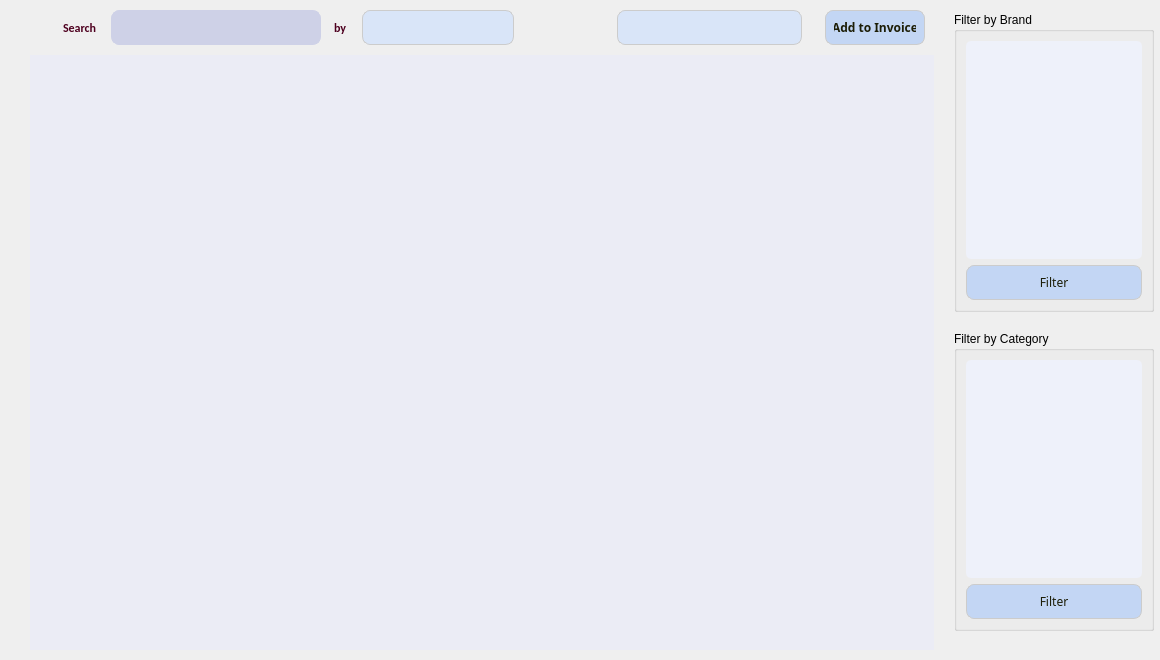
<?xml version="1.0" encoding="UTF-8"?>
<ui version="4.0">
 <class>purchase_widget</class>
 <widget class="QWidget" name="purchase_widget">
  <property name="geometry">
   <rect>
    <x>0</x>
    <y>0</y>
    <width>1160</width>
    <height>660</height>
   </rect>
  </property>
  <property name="sizePolicy">
   <sizepolicy hsizetype="Fixed" vsizetype="Fixed">
    <horstretch>0</horstretch>
    <verstretch>0</verstretch>
   </sizepolicy>
  </property>
  <property name="minimumSize">
   <size>
    <width>1160</width>
    <height>660</height>
   </size>
  </property>
  <property name="maximumSize">
   <size>
    <width>1160</width>
    <height>660</height>
   </size>
  </property>
  <property name="windowTitle">
   <string>Form</string>
  </property>
  <layout class="QVBoxLayout" name="verticalLayout">
   <property name="spacing">
    <number>0</number>
   </property>
   <property name="leftMargin">
    <number>0</number>
   </property>
   <property name="topMargin">
    <number>0</number>
   </property>
   <property name="rightMargin">
    <number>6</number>
   </property>
   <property name="bottomMargin">
    <number>0</number>
   </property>
   <item>
    <spacer name="verticalSpacer">
     <property name="orientation">
      <enum>Qt::Vertical</enum>
     </property>
     <property name="sizeType">
      <enum>QSizePolicy::Fixed</enum>
     </property>
     <property name="sizeHint" stdset="0">
      <size>
       <width>20</width>
       <height>10</height>
      </size>
     </property>
    </spacer>
   </item>
   <item>
    <layout class="QHBoxLayout" name="horizontalLayout">
     <property name="spacing">
      <number>0</number>
     </property>
     <item>
      <spacer name="horizontalSpacer">
       <property name="orientation">
        <enum>Qt::Horizontal</enum>
       </property>
       <property name="sizeType">
        <enum>QSizePolicy::Minimum</enum>
       </property>
       <property name="sizeHint" stdset="0">
        <size>
         <width>30</width>
         <height>20</height>
        </size>
       </property>
      </spacer>
     </item>
     <item>
      <layout class="QVBoxLayout" name="verticalLayout_3">
       <property name="spacing">
        <number>0</number>
       </property>
       <property name="rightMargin">
        <number>20</number>
       </property>
       <item>
        <layout class="QHBoxLayout" name="horizontalLayout_2">
         <property name="spacing">
          <number>0</number>
         </property>
         <property name="topMargin">
          <number>0</number>
         </property>
         <item>
          <spacer name="horizontalSpacer_2">
           <property name="orientation">
            <enum>Qt::Horizontal</enum>
           </property>
           <property name="sizeType">
            <enum>QSizePolicy::Fixed</enum>
           </property>
           <property name="sizeHint" stdset="0">
            <size>
             <width>30</width>
             <height>35</height>
            </size>
           </property>
          </spacer>
         </item>
         <item>
          <widget class="QLabel" name="label">
           <property name="sizePolicy">
            <sizepolicy hsizetype="Preferred" vsizetype="Preferred">
             <horstretch>0</horstretch>
             <verstretch>0</verstretch>
            </sizepolicy>
           </property>
           <property name="minimumSize">
            <size>
             <width>35</width>
             <height>35</height>
            </size>
           </property>
           <property name="maximumSize">
            <size>
             <width>35</width>
             <height>35</height>
            </size>
           </property>
           <property name="styleSheet">
            <string notr="true">font-family: Calibri;
font-size: 12px;
letter-spacing: 0px;
word-spacing: 0px;
color: #4e001f;
font-weight: bold;
font-style: normal;
text-transform: none;</string>
           </property>
           <property name="text">
            <string>Search</string>
           </property>
          </widget>
         </item>
         <item>
          <spacer name="horizontalSpacer_3">
           <property name="orientation">
            <enum>Qt::Horizontal</enum>
           </property>
           <property name="sizeType">
            <enum>QSizePolicy::Fixed</enum>
           </property>
           <property name="sizeHint" stdset="0">
            <size>
             <width>10</width>
             <height>35</height>
            </size>
           </property>
          </spacer>
         </item>
         <item>
          <widget class="QLineEdit" name="LE_searchBar">
           <property name="sizePolicy">
            <sizepolicy hsizetype="Maximum" vsizetype="Fixed">
             <horstretch>0</horstretch>
             <verstretch>0</verstretch>
            </sizepolicy>
           </property>
           <property name="minimumSize">
            <size>
             <width>210</width>
             <height>35</height>
            </size>
           </property>
           <property name="maximumSize">
            <size>
             <width>210</width>
             <height>35</height>
            </size>
           </property>
           <property name="styleSheet">
            <string notr="true">QLineEdit {
	background-color: #ced1e7;
	border-radius:8px;
	border:1px solid #ced1e7;
	display:inline-block;
	cursor:text;
	color : #2c2c3b;
	font-family:Impactl;
	font-size:10px;
	font-weight:bold;
	padding:10px 10px;
}
</string>
           </property>
          </widget>
         </item>
         <item>
          <spacer name="horizontalSpacer_4">
           <property name="orientation">
            <enum>Qt::Horizontal</enum>
           </property>
           <property name="sizeType">
            <enum>QSizePolicy::Fixed</enum>
           </property>
           <property name="sizeHint" stdset="0">
            <size>
             <width>10</width>
             <height>20</height>
            </size>
           </property>
          </spacer>
         </item>
         <item>
          <widget class="QLabel" name="label_2">
           <property name="sizePolicy">
            <sizepolicy hsizetype="Preferred" vsizetype="Preferred">
             <horstretch>0</horstretch>
             <verstretch>0</verstretch>
            </sizepolicy>
           </property>
           <property name="minimumSize">
            <size>
             <width>15</width>
             <height>35</height>
            </size>
           </property>
           <property name="maximumSize">
            <size>
             <width>15</width>
             <height>35</height>
            </size>
           </property>
           <property name="styleSheet">
            <string notr="true">font-family: Calibri;
font-size: 12px;
color: #4e001f;
font-weight: bold;
text-transform: none;</string>
           </property>
           <property name="text">
            <string>by</string>
           </property>
          </widget>
         </item>
         <item>
          <spacer name="horizontalSpacer_5">
           <property name="orientation">
            <enum>Qt::Horizontal</enum>
           </property>
           <property name="sizeType">
            <enum>QSizePolicy::Fixed</enum>
           </property>
           <property name="sizeHint" stdset="0">
            <size>
             <width>10</width>
             <height>20</height>
            </size>
           </property>
          </spacer>
         </item>
         <item>
          <widget class="QComboBox" name="CB_searchBy">
           <property name="sizePolicy">
            <sizepolicy hsizetype="Preferred" vsizetype="Fixed">
             <horstretch>0</horstretch>
             <verstretch>0</verstretch>
            </sizepolicy>
           </property>
           <property name="minimumSize">
            <size>
             <width>152</width>
             <height>35</height>
            </size>
           </property>
           <property name="maximumSize">
            <size>
             <width>135</width>
             <height>35</height>
            </size>
           </property>
           <property name="cursor">
            <cursorShape>PointingHandCursor</cursorShape>
           </property>
           <property name="styleSheet">
            <string notr="true">QComboBox {
    /* Background and Border */
    background-color: #d9e5f8;
    border: 1px solid #CCCCCC;
    border-radius: 8px;
    padding: 8px 10px;
    min-width: 130px;
}

QComboBox::drop-down {
    /* Dropdown Arrow */
    subcontrol-origin: padding;
    subcontrol-position: right;
    width: 30px;
    border-left-width: 0px;
    border-left-color: #CCCCCC;
    border-left-style: solid;
    border-top-right-radius: 3px;
    border-bottom-right-radius: 4px;
    background: transparent;
}

QComboBox::down-arrow {
    /* Dropdown Arrow Icon */
    image: url(:/Images/icons/downChevronComboBox.png);
}

QComboBox QAbstractItemView {
    /* Dropdown List */
    background-color: #FFFFFF;
    border: 1px solid #CCCCCC;
    border-radius: 4px;
    padding: 2px;
    outline: none;
}

QComboBox QAbstractItemView::item {
    /* List Item */
    padding: 4px 8px;
}

QComboBox QAbstractItemView::item:hover {
    /* Hovered Item */
    background-color: #999fff;
	border-radius: 8px;
}

</string>
           </property>
          </widget>
         </item>
         <item>
          <spacer name="horizontalSpacer_6">
           <property name="orientation">
            <enum>Qt::Horizontal</enum>
           </property>
           <property name="sizeType">
            <enum>QSizePolicy::Preferred</enum>
           </property>
           <property name="sizeHint" stdset="0">
            <size>
             <width>100</width>
             <height>20</height>
            </size>
           </property>
          </spacer>
         </item>
         <item>
          <widget class="QComboBox" name="CB_providers">
           <property name="minimumSize">
            <size>
             <width>152</width>
             <height>35</height>
            </size>
           </property>
           <property name="maximumSize">
            <size>
             <width>185</width>
             <height>35</height>
            </size>
           </property>
           <property name="cursor">
            <cursorShape>PointingHandCursor</cursorShape>
           </property>
           <property name="styleSheet">
            <string notr="true">QComboBox {
    /* Background and Border */
    background-color: #d9e5f8;
    border: 1px solid #CCCCCC;
    border-radius: 8px;
    padding: 8px 10px;
    min-width: 130px;
}

QComboBox::drop-down {
    /* Dropdown Arrow */
    subcontrol-origin: padding;
    subcontrol-position: right;
    width: 30px;
    border-left-width: 0px;
    border-left-color: #CCCCCC;
    border-left-style: solid;
    border-top-right-radius: 3px;
    border-bottom-right-radius: 4px;
    background: transparent;
}

QComboBox::down-arrow {
    /* Dropdown Arrow Icon */
    image: url(:/Images/icons/downChevronComboBox.png);
}

QComboBox QAbstractItemView {
    /* Dropdown List */
    background-color: #FFFFFF;
    border: 1px solid #CCCCCC;
    border-radius: 4px;
    padding: 2px;
    outline: none;
}

QComboBox QAbstractItemView::item {
    /* List Item */
    padding: 4px 8px;
}

QComboBox QAbstractItemView::item:hover {
    /* Hovered Item */
    background-color: #999fff;
	border-radius: 8px;
}

</string>
           </property>
          </widget>
         </item>
         <item>
          <spacer name="horizontalSpacer_7">
           <property name="orientation">
            <enum>Qt::Horizontal</enum>
           </property>
           <property name="sizeType">
            <enum>QSizePolicy::Fixed</enum>
           </property>
           <property name="sizeHint" stdset="0">
            <size>
             <width>20</width>
             <height>20</height>
            </size>
           </property>
          </spacer>
         </item>
         <item>
          <widget class="QPushButton" name="PB_addToInvoice">
           <property name="sizePolicy">
            <sizepolicy hsizetype="Preferred" vsizetype="Preferred">
             <horstretch>0</horstretch>
             <verstretch>0</verstretch>
            </sizepolicy>
           </property>
           <property name="minimumSize">
            <size>
             <width>100</width>
             <height>35</height>
            </size>
           </property>
           <property name="maximumSize">
            <size>
             <width>100</width>
             <height>35</height>
            </size>
           </property>
           <property name="cursor">
            <cursorShape>PointingHandCursor</cursorShape>
           </property>
           <property name="styleSheet">
            <string notr="true">QPushButton {
    background-color: #c3d6f4;
    border: 1px solid #CCCCCC;
    border-radius: 8px;
    padding: 8px 8px;
	color: #1c1d06;
	font-family : Cabin;
	font-weight : bold;
	font-size : 12px;

	
}

QPushButton::hover {
	background-color : #eff4fc;

}</string>
           </property>
           <property name="text">
            <string>Add to Invoice</string>
           </property>
          </widget>
         </item>
        </layout>
       </item>
       <item>
        <spacer name="verticalSpacer_5">
         <property name="orientation">
          <enum>Qt::Vertical</enum>
         </property>
         <property name="sizeType">
          <enum>QSizePolicy::Fixed</enum>
         </property>
         <property name="sizeHint" stdset="0">
          <size>
           <width>20</width>
           <height>10</height>
          </size>
         </property>
        </spacer>
       </item>
       <item>
        <widget class="QTableView" name="TV_items">
         <property name="minimumSize">
          <size>
           <width>0</width>
           <height>0</height>
          </size>
         </property>
         <property name="maximumSize">
          <size>
           <width>9000</width>
           <height>5700</height>
          </size>
         </property>
         <property name="styleSheet">
          <string notr="true">QTableView {
	background-color : #ebecf5;
	border-radius : 10 px;
}

QScrollBar:vertical {
  background-color: #d3d3d3; /* Change to the desired color */
}

QScrollBar::handle:vertical {
  background-color: #c5b4ee; /* Change to the desired color */
}
</string>
         </property>
        </widget>
       </item>
      </layout>
     </item>
     <item>
      <layout class="QVBoxLayout" name="verticalLayout_2">
       <property name="spacing">
        <number>0</number>
       </property>
       <property name="rightMargin">
        <number>0</number>
       </property>
       <item>
        <widget class="QGroupBox" name="GB_brandFilter">
         <property name="sizePolicy">
          <sizepolicy hsizetype="Preferred" vsizetype="Preferred">
           <horstretch>0</horstretch>
           <verstretch>0</verstretch>
          </sizepolicy>
         </property>
         <property name="minimumSize">
          <size>
           <width>200</width>
           <height>300</height>
          </size>
         </property>
         <property name="maximumSize">
          <size>
           <width>200</width>
           <height>300</height>
          </size>
         </property>
         <property name="title">
          <string>Filter by Brand</string>
         </property>
         <layout class="QVBoxLayout" name="verticalLayout_5">
          <item>
           <widget class="QListView" name="LV_brandList">
            <property name="minimumSize">
             <size>
              <width>0</width>
              <height>0</height>
             </size>
            </property>
            <property name="styleSheet">
             <string notr="true">QListView {
    background-color: #eef1fa;
	border-radius : 5px;
    border: none;
}

QListView::item {
    background-color: transparent;
    padding: 5px;
}

QScrollBar:vertical {
  background-color: #d3d3d3; /* Change to the desired color */
}

QScrollBar::handle:vertical {
  background-color: #999fff; /* Change to the desired color */
}


</string>
            </property>
           </widget>
          </item>
          <item>
           <widget class="QPushButton" name="PB_brand">
            <property name="sizePolicy">
             <sizepolicy hsizetype="Preferred" vsizetype="Preferred">
              <horstretch>0</horstretch>
              <verstretch>0</verstretch>
             </sizepolicy>
            </property>
            <property name="cursor">
             <cursorShape>PointingHandCursor</cursorShape>
            </property>
            <property name="styleSheet">
             <string notr="true">QPushButton {
    background-color: #c3d6f4;
    border: 1px solid #CCCCCC;
    border-radius: 8px;
    padding: 8px 8px;
	color: #1c1d06;
	font-family : Cabin;
	font-size : 12px;

	
}

QPushButton::hover {
	background-color : #eff4fc;

}</string>
            </property>
            <property name="text">
             <string>Filter</string>
            </property>
           </widget>
          </item>
         </layout>
        </widget>
       </item>
       <item>
        <spacer name="verticalSpacer_3">
         <property name="orientation">
          <enum>Qt::Vertical</enum>
         </property>
         <property name="sizeType">
          <enum>QSizePolicy::Minimum</enum>
         </property>
         <property name="sizeHint" stdset="0">
          <size>
           <width>20</width>
           <height>17</height>
          </size>
         </property>
        </spacer>
       </item>
       <item>
        <widget class="QGroupBox" name="GB_categoryFilter">
         <property name="sizePolicy">
          <sizepolicy hsizetype="Preferred" vsizetype="Preferred">
           <horstretch>0</horstretch>
           <verstretch>0</verstretch>
          </sizepolicy>
         </property>
         <property name="minimumSize">
          <size>
           <width>200</width>
           <height>300</height>
          </size>
         </property>
         <property name="maximumSize">
          <size>
           <width>200</width>
           <height>300</height>
          </size>
         </property>
         <property name="title">
          <string>Filter by Category</string>
         </property>
         <layout class="QVBoxLayout" name="verticalLayout_4">
          <item>
           <widget class="QListView" name="LV_categoryList">
            <property name="styleSheet">
             <string notr="true">QListView {
    background-color: #eef1fa;
	border-radius : 5px;
    border: none;
}

QListView::item {
    background-color: transparent;
    padding: 5px;
}

QScrollBar:vertical {
  background-color: #d3d3d3; /* Change to the desired color */
}

QScrollBar::handle:vertical {
  background-color: #999fff; /* Change to the desired color */
}


</string>
            </property>
           </widget>
          </item>
          <item>
           <widget class="QPushButton" name="PB_category">
            <property name="sizePolicy">
             <sizepolicy hsizetype="Preferred" vsizetype="Preferred">
              <horstretch>0</horstretch>
              <verstretch>0</verstretch>
             </sizepolicy>
            </property>
            <property name="cursor">
             <cursorShape>PointingHandCursor</cursorShape>
            </property>
            <property name="styleSheet">
             <string notr="true">QPushButton {
    background-color: #c3d6f4;
    border: 1px solid #CCCCCC;
    border-radius: 8px;
    padding: 8px 8px;
	color: #1c1d06;
	font-family : Cabin;
	font-size : 12px;

	
}

QPushButton::hover {
	background-color : #eff4fc;

}</string>
            </property>
            <property name="text">
             <string>Filter</string>
            </property>
           </widget>
          </item>
         </layout>
        </widget>
       </item>
       <item>
        <spacer name="verticalSpacer_4">
         <property name="orientation">
          <enum>Qt::Vertical</enum>
         </property>
         <property name="sizeType">
          <enum>QSizePolicy::Minimum</enum>
         </property>
         <property name="sizeHint" stdset="0">
          <size>
           <width>20</width>
           <height>17</height>
          </size>
         </property>
        </spacer>
       </item>
      </layout>
     </item>
    </layout>
   </item>
   <item>
    <spacer name="verticalSpacer_2">
     <property name="orientation">
      <enum>Qt::Vertical</enum>
     </property>
     <property name="sizeType">
      <enum>QSizePolicy::Fixed</enum>
     </property>
     <property name="sizeHint" stdset="0">
      <size>
       <width>20</width>
       <height>10</height>
      </size>
     </property>
    </spacer>
   </item>
  </layout>
 </widget>
 <resources/>
 <connections/>
</ui>
